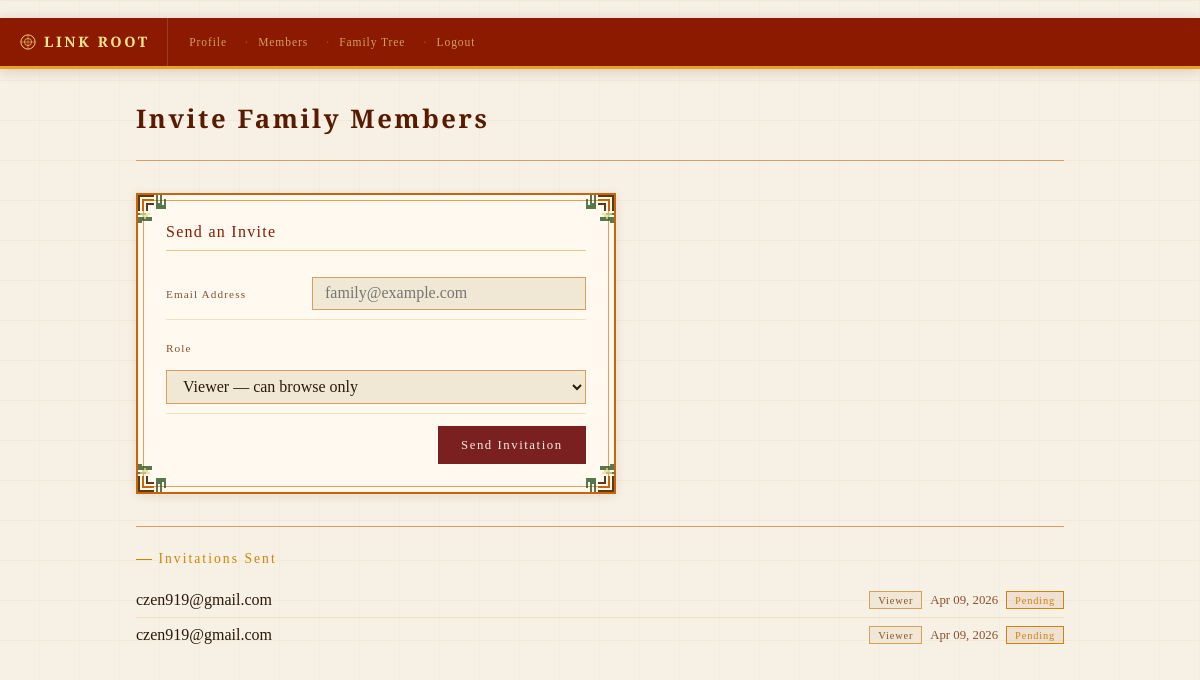
The app's page /accounts/invite/ (signed in) with its own data.
### accounts/models.py (models this page shows, shortened)
class Invite(models.Model):
    invited_by   = models.ForeignKey(User, on_delete=models.CASCADE, related_name='invites_sent')
    email        = models.EmailField()
    token        = models.UUIDField(default=uuid.uuid4, unique=True, editable=False)
    accepted     = models.BooleanField(default=False)
    created_at   = models.DateTimeField(auto_now_add=True)
    family_group = models.ForeignKey(FamilyGroup, on_delete=models.SET_NULL, null=True, blank=True, related_name='invites')
    role         = models.CharField(max_length=10, choices=FamilyMembership.ROLE_CHOICES, default='viewer')

### accounts/views.py (the view, shortened to what this page needs)
# urls.py: path('invite/', views.invite_send, name='invite_send'),
@login_required
def invite_send(request):
    sent = False
    invites = Invite.objects.filter(invited_by=request.user).order_by('-created_at')
    return render(request, 'accounts/invite_send.html', {'sent': sent, 'invites': invites})

### accounts/templates/accounts/invite_send.html (shortened to what this page needs)
{% extends 'accounts/base.html' %}
{% block content %}
<div class="main">
  <div class="page-header">
    <div class="page-title">Invite Family Members</div>
  </div>
  <div class="card-rug" style="max-width:480px; margin-bottom:2rem;">
    <div class="card-title">Send an Invite</div>
    <form method="post" style="display:flex; flex-direction:column; gap:0.75rem;">
      <div class="detail-row">
        <span class="detail-label">Email Address</span>
        <input type="email" name="email" required placeholder="family@example.com"
          style="flex:1; background:var(--surface2); border:1px solid var(--border); color:var(--text); padding:0.4rem 0.75rem; font-family:'Crimson Text',serif; font-size:1rem; outline:none;">
      </div>
      <div class="detail-row">
        <span class="detail-label">Role</span>
        <select name="role"
          style="flex:1; background:var(--surface2); border:1px solid var(--border); color:var(--text); padding:0.4rem 0.75rem; font-family:'Crimson Text',serif; font-size:1rem; outline:none;">
          <option value="viewer">Viewer — can browse only</option>
        </select>
      </div>
      <div style="text-align:right;">
        <button type="submit" class="btn" style="background:#7A2020; color:#f5ede0; border-color:#7A2020;">Send Invitation</button>
      </div>
    </form>
  </div>
  {% if invites %}
  <div class="section">
    <div class="section-title">Invitations Sent</div>
    <ul class="member-list">
      {% for invite in invites %}
      <li style="display:flex; justify-content:space-between; align-items:center; flex-wrap:wrap; gap:0.5rem;">
        <span style="display:flex; flex-direction:column; gap:0.2rem;">
          <span class="text-link">{{ invite.email }}</span>
        </span>
        <span style="display:flex; gap:0.5rem; align-items:center;">
          {% if invite.role == 'admin' %}
            <span style="font-family:'Cinzel',serif; font-size:0.65rem; letter-spacing:0.08em; padding:0.15rem 0.5rem; background:rgba(139,26,0,0.07); border:1px solid var(--gold-dim); color:var(--gold-dim);">Admin</span>
          {% else %}
            <span style="font-family:'Cinzel',serif; font-size:0.65rem; letter-spacing:0.08em; padding:0.15rem 0.5rem; background:var(--surface2); border:1px solid var(--border); color:var(--text-dim);">Viewer</span>
          {% endif %}
          <span style="font-size:0.8rem; color:var(--text-dim);">{{ invite.created_at|date:"M d, Y" }}</span>
          {% if invite.accepted %}
            <span style="font-family:'Cinzel',serif; font-size:0.65rem; letter-spacing:0.08em; padding:0.15rem 0.5rem; background:rgba(0,120,60,0.08); border:1px solid #4a8a60; color:#4a8a60;">Accepted</span>
          {% else %}
            <span style="font-family:'Cinzel',serif; font-size:0.65rem; letter-spacing:0.08em; padding:0.15rem 0.5rem; background:rgba(139,26,0,0.07); border:1px solid var(--gold-dim); color:var(--gold-dim);">Pending</span>
          {% endif %}
        </span>
      </li>
      {% endfor %}
    </ul>
  </div>
  {% endif %}
</div>
{% endblock %}

### accounts/templates/accounts/base.html (style rules this page uses)
:root { --bg: #f7f0e4; --surface: #fff9ef; --surface2: #f0e8d4; --border: #d4a060; --gold: #8B1a00; --gold-light: #5a1a00; --gold-dim: #c8860a; --text: #2a1a0a; --text-dim: #8a5030; --male: #ddeaf8; --male-border: #3a7abf; --female: #f8ddf0; --female-border:#bf3a8a; --error: #bf3a3a; }
* { box-sizing: border-box; margin: 0; padding: 0; }
body { background: var(--bg); color: var(--text); font-family: 'Crimson Text', Georgia, serif; min-height: 100vh; }
body::before { content: ''; position: fixed; inset: 0; background-image: repeating-linear-gradient(0deg, transparent, transparent 39px, rgba(180,140,60,0.06) 39px, rgba(180,140,60,0.06) 40px), repeating-linear-gradient(90deg, transparent, transparent 39px, rgba(180,140,60,0.04) 39px, rgba(180,140,60,0.04) 40px); pointer-events: none; z-index: 0; }
.main { position: relative; z-index: 1; max-width: 960px; margin: 0 auto; padding: 2rem 1rem; }
.page-header { margin-bottom: 2rem; padding-bottom: 1.5rem; border-bottom: 1px solid var(--border); }
.page-title { font-family: 'Cinzel', serif; font-size: clamp(1.2rem, 5vw, 1.6rem); font-weight: 600; color: var(--gold-light); letter-spacing: 0.1em; }
.card-title { font-family: 'Cinzel', serif; font-size: 1rem; color: var(--gold); letter-spacing: 0.08em; margin-bottom: 1rem; padding-bottom: 0.6rem; border-bottom: 1px solid #e8c880; }
.card-rug { background: var(--surface); border: 2px solid #c8640a; padding: 1.75rem; margin-bottom: 1.25rem; position: relative; box-shadow: 0 2px 10px rgba(100,50,0,0.10); overflow: hidden; }
.card-rug::before { content: ''; position: absolute; inset: 5px; border: 1px solid #e8a050; pointer-events: none; z-index: 0; }
.card-rug .card-title { font-family: 'Cinzel', serif; font-size: 1rem; color: var(--gold); letter-spacing: 0.08em; margin-bottom: 1rem; padding-bottom: 0.6rem; border-bottom: 1px solid #e8c880; position: relative; z-index: 2; }
.card-rug .detail-row, .card-rug .detail-label, .card-rug .detail-value, .card-rug a.text-link { position: relative; z-index: 2; }
.section { margin-top: 2rem; padding-top: 1.5rem; border-top: 1px solid var(--border); }
.section-title { font-family: 'Cinzel', serif; font-size: 0.85rem; letter-spacing: 0.15em; color: var(--gold-dim); margin-bottom: 1rem; display: flex; align-items: center; gap: 0.4rem; }
.section-title::before { content: ''; display: inline-block; width: 16px; height: 1px; background: var(--gold-dim); }
.detail-row { display: flex; gap: 1rem; padding: 0.6rem 0; border-bottom: 1px solid #f0e0c0; align-items: baseline; flex-wrap: wrap; }
.detail-label { font-family: 'Cinzel', serif; font-size: 0.7rem; letter-spacing: 0.1em; color: var(--text-dim); min-width: 130px; flex-shrink: 0; }
.member-list { list-style: none; }
.member-list li { padding: 0.5rem 0; border-bottom: 1px solid #f0e0c0; color: #2a1a0a; }
.member-list li:last-child { border-bottom: none; }
.btn { background: transparent; border: 1px solid var(--gold-dim); color: var(--gold); padding: 0.65rem 1.4rem; font-family: 'Cinzel', serif; font-size: 0.8rem; letter-spacing: 0.12em; cursor: pointer; transition: all 0.2s; text-decoration: none; display: inline-block; }

### records on screen
Invite: email "czen919@gmail.com", role "Viewer", created_at "Apr 09, 2026", accepted "Pending"
Invite: email "czen919@gmail.com", role "Viewer", created_at "Apr 09, 2026", accepted "Pending"
